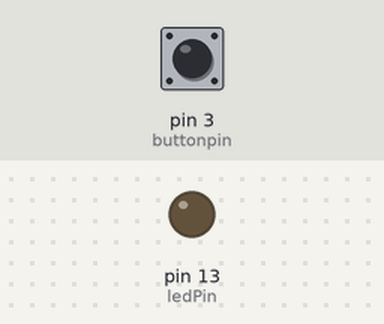
The sketch below on a simulated Arduino Uno, built with avr-gcc and run on an emulated ATmega328P. Parts: output pins drawn as LEDs (lit = HIGH). The test bench sets the inputs (shaded band); at power-on: pin 3 (buttonpin) LOW.

Above: at 1.2 s.
1.3 s: pin 3 (buttonpin) pulled HIGH for 0.15 s
At 1.37 s:
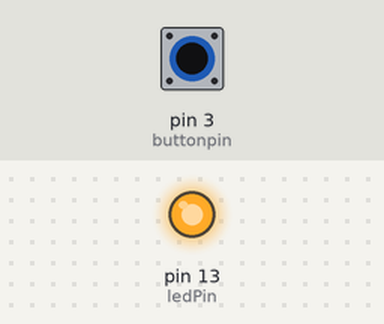
2.9 s: pin 3 (buttonpin) pulled HIGH for 3.2 s
At 6.5 s:
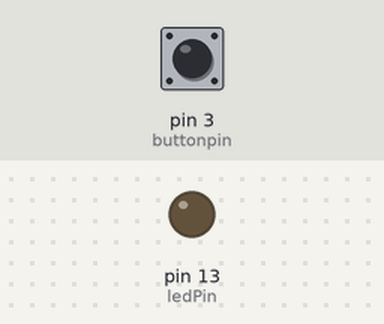
Timing chart, 0 to 8.0 s (numbered marks = the images above; inputs shaded):
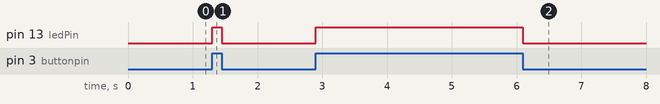

The sketch:

arduini_3.ino
```cpp
int ledPin=13;
int buttonpin=3;
int buttonstate=0;


void setup()
{
  pinMode(ledPin,OUTPUT);
  pinMode(buttonpin,INPUT);
}

void loop()
{ buttonstate=digitalRead(buttonpin);
if(buttonstate==HIGH)
{
  digitalWrite(ledPin,HIGH);
}
else
{
  digitalWrite(ledPin,LOW);
}
}
```

Measured:
- after the input at 1.3 s, pin 13 (ledPin): LOW → HIGH at once, → LOW 0.15 s later
- after the input at 2.9 s, pin 13 (ledPin): LOW → HIGH at once, → LOW 3.2 s later
